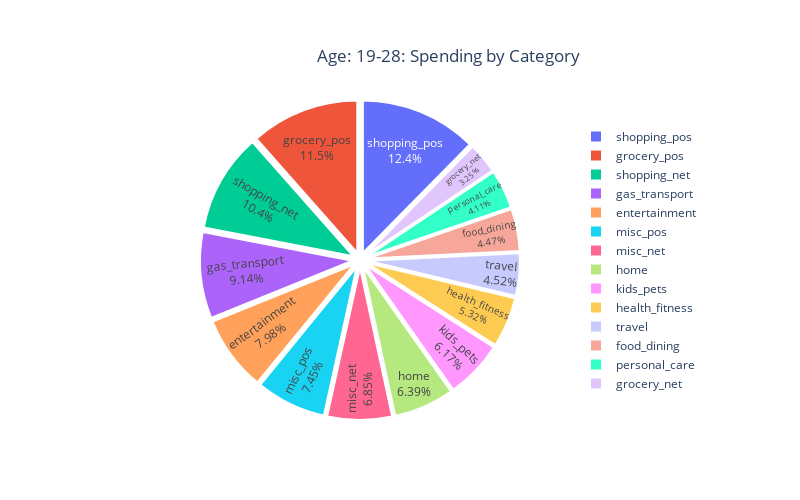

The notebook cell saved with this chart:
### Code cell
# Filter the data for the 19-28 age group
young_adults_data = df2[df2['age_description'] == 'Age: 19-28']

# Calculate the total spend by category for the 19-28 age group
young_adults_spending = young_adults_data.groupby('category')['amt'].sum().reset_index()

# Sort the values for a cleaner chart presentation
young_adults_spending = young_adults_spending.sort_values(by='amt', ascending=False)

# Create a pie chart using plotly
fig = px.pie(
    young_adults_spending, 
    names='category', 
    values='amt', 
    title='Age: 19-28: Spending by Category', 
    hover_data={'amt': ':.2f'},
    labels={'amt': 'Total Spend'}
)

# Customize the chart with percentages on the slices and display total spend on hover
fig.update_traces(
    textposition='inside', 
    textinfo='percent+label', 
    hovertemplate='Total Spend: $%{value:,.2f}', 
    pull=[0.05] * len(young_adults_spending),  # Pull out each slice slightly
    marker=dict(line=dict(color='white', width=2))  # Add white border around each slice
)

# Update the layout for better alignment of the pie chart and legend
fig.update_layout(
    width=800,  # Adjust width
    height=500,  # Adjust height
    title={
        'text': 'Age: 19-28: Spending by Category',
        'y':0.90,  # position of the title from bottom to top (0-1 scale)
        'x':0.56,   # center the title horizontally
        'xanchor': 'center',
        'yanchor': 'top'
    },
    legend={
        'yanchor': 'middle',  # vertical centering
        'y': 0.5,             # legend is vertically centered
        'xanchor': 'left',     # move the legend to the right side
        'x': .8             # move the legend further right to avoid overlapping the pie chart
    },
    margin=dict(l=0  # adds 100px left margin to move the pie chart to the left
))
# Display the chart
fig.show()

### Figure 1 — Plotly figure (JSON) as saved in the notebook; plotly's stock layout.template omitted (floating-point values rounded to 4 significant figures)
{"data": [{"customdata": [[1538000.0], [1433000.0], [1299000.0], [1136000.0], [991800.0], [925800.0], [851200.0], [794600.0], [766800.0], [661700.0], [561400.0], [555900.0], [511200.0], [404100.0]], "domain": {"x": [0, 1], "y": [0, 1]}, "hovertemplate": "Total Spend: $%{value:,.2f}", "labels": ["shopping_pos", "grocery_pos", "shopping_net", "gas_transport", "entertainment", "misc_pos", "misc_net", "home", "kids_pets", "health_fitness", "travel", "food_dining", "personal_care", "grocery_net"], "legendgroup": "", "marker": {"line": {"color": "white", "width": 2}}, "name": "", "pull": [0.05, 0.05, 0.05, 0.05, 0.05, 0.05, 0.05, 0.05, 0.05, 0.05, 0.05, 0.05, 0.05, 0.05], "showlegend": true, "textinfo": "percent+label", "textposition": "inside", "type": "pie", "values": [1538000.0, 1433000.0, 1299000.0, 1136000.0, 991800.0, 925800.0, 851200.0, 794600.0, 766800.0, 661700.0, 561400.0, 555900.0, 511200.0, 404100.0]}], "layout": {"height": 500, "legend": {"tracegroupgap": 0, "x": 0.8, "xanchor": "left", "y": 0.5, "yanchor": "middle"}, "margin": {"l": 0}, "title": {"text": "Age: 19-28: Spending by Category", "x": 0.56, "xanchor": "center", "y": 0.9, "yanchor": "top"}, "width": 800}}
